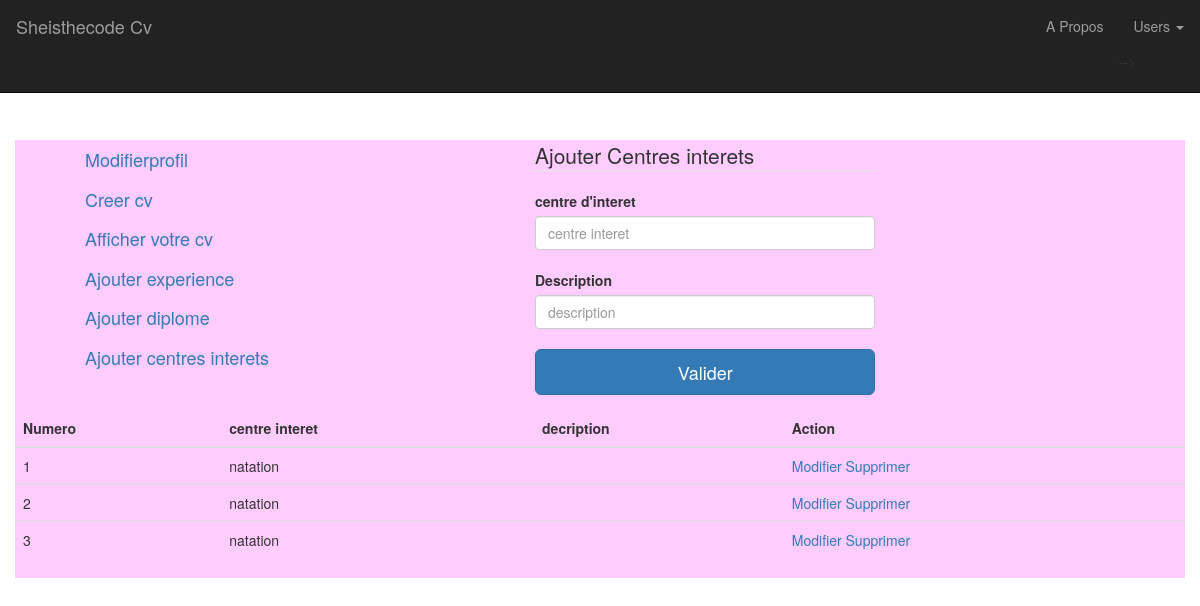
/centreinteret.php, run on the app's committed database.
### tables this page shows
CREATE TABLE `centreinteret` (
  `idinteret` int(11) NOT NULL,
  `centre interet` varchar(50) NOT NULL,
  `description` varchar(50) NOT NULL
);

### centreinteret.php (the view, shortened to what this page needs)
<?php include('connexion.php');
	$msg="";
 ?>
<!DOCTYPE html>
<html>
<head>
	<link rel="stylesheet" type="text/css" href="css/bootstrap.css">
</head>
<body>
<nav class="navbar navbar-inverse navbar-fixed-top" role="navigation" >
                    <div class="container-fluid">
                     <div class="navbar navbar-left">
                        <a class="navbar-brand" href="index.php">Sheisthecode Cv</a><br>
                        </div>
                        <div class="navbar navbar-right">
                            <ul class="nav navbar-nav">
                                 <li>
                                    <a href="#">A Propos</a>
                                </li>
                                     <li class="dropdown">
									<a href="" class="dropdown-toggle" data-toggle="dropdown">Users
									<span class="caret"></span></a>
								</li>
                            </ul>
                        </div>
                    </div>
                </nav>
                <br><br><br><br><br><br><br>
                <div class="container" style="background-color:#FFCCFF; ">
	<div class="col-lg-3">
		<ol><h4>
			<a href="modification.php">Modifierprofil</a><br><br>
			<a href="cv.php?id=<?php echo $_SESSION['variable']; ?>">Creer cv</a><br><br>
			<a href="consultercv.php?id=<?php echo $_SESSION['variable']; ?>">Afficher votre cv</a><br><br>
			<a href="experience.php?id=<?php echo $_SESSION['variable']; ?>">Ajouter experience</a><br><br>
			<a href="diplome.php?id=<?php echo $_SESSION['variable']; ?>">Ajouter diplome</a><br><br>
			<a href="centreinteret.php?id=<?php echo $_SESSION['variable']; ?>">Ajouter centres interets</a><br></h4>
		</ol>
	</div>
	<div class="col-lg-2 col-offset-2"></div>
	<div class="col-lg-7">
		<div class="col-lg-7">
	<form method="POST" class="form-group">
	<fieldset><legend>Ajouter Centres interets</legend><span> <?php echo $msg; ?> </span>
	<label class="control-label">centre d'interet</label><br>
	<input type="text" name="centre interet" class="form-control" id="" placeholder="centre interet" >
    <br>
	<label class="control-label">Description</label><br>
	<input type="text" name="description" class="form-control" id="" placeholder="description" >
    <br>
	<button name="btnValider" type="submit" class="btn btn-primary btn-lg btn-block">Valider</button>
	</fieldset>
	</div>
</div>
<div class="row">
				<table class="table" >
					<thead>
						<tr>
							<th>Numero</th>
							<th>centre interet</th>
							<th>decription</th>
							<th>Action</th>
						</tr>
					</thead>
					<tbody>
						<?php
							$n=1;
							$list=" SELECT * FROM centreinteret";
							$res= mysqli_query($link,$list);
							while ($data = mysqli_fetch_array($res))
								{ ?>
							<tr>
								<td> <?php echo $n; ?> </td>
								<td><?php echo $data['description']; ?></td>
								<td><?php echo $data['centre interet']; ?></td>
								<td>
								<a href="?id=<?php echo $data['id']; ?>">Modifier</a>
								<a href="?sup=<?php echo $data['id']; ?>">Supprimer</a>
							</td>
							</tr>
							<?php $n++;
						} ?>
					</tbody>
				</table>
			</div>
</body>
</html>

### data on the page
centreinteret: description "natation"
centreinteret: description "natation"
centreinteret: description "natation"
